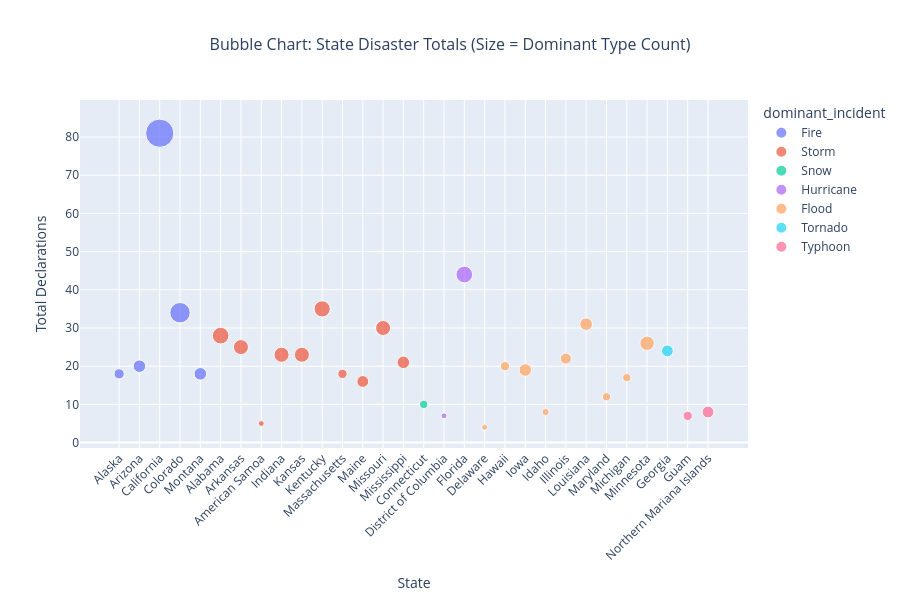

The notebook cell saved with this chart:
### Markdown cell above
### 3.5 Visualization 8: Bubble Chart (State Size by Incident Count)

### Code cell
# Aggregate total per state
state_totals = df.groupby(['state', 'stateName']).size().reset_index(name='total')

# Get dominant incident type count
state_totals = state_totals.merge(dominant_incident[['state', 'dominant_incident', 'dominant_count']], on='state')

# Create scatter/bubble plot
fig = px.scatter(state_totals.head(30),
                 x='stateName',
                 y='total',
                 size='dominant_count',
                 color='dominant_incident',
                 hover_name='stateName',
                 hover_data={'total': ':,', 'dominant_count': ':,'},
                 title='Bubble Chart: State Disaster Totals (Size = Dominant Type Count)',
                 labels={'total': 'Total Declarations', 'stateName': 'State'},
                 height=600)

fig.update_layout(
    title_font_size=16,
    title_x=0.5,
    xaxis_tickangle=-45,
    showlegend=True
)

fig.show()
fig.write_html('../Outputs/output_milestone-4/m4_viz8_bubble_chart.html')
print("✓ Visualization 8 saved")

### Figure 1 — Plotly figure (JSON) as saved in the notebook; plotly's stock layout.template omitted (floating-point values rounded to 4 significant figures)
{"data": [{"customdata": [[6], [9], [46], [24], [9]], "hovertemplate": "<b>%{hovertext}</b><br><br>dominant_incident=Fire<br>State=%{x}<br>Total Declarations=%{y:,}<br>dominant_count=%{customdata[0]:,}<extra></extra>", "hovertext": ["Alaska", "Arizona", "California", "Colorado", "Montana"], "legendgroup": "Fire", "marker": {"color": "#636efa", "size": [6, 9, 46, 24, 9], "sizemode": "area", "sizeref": 0.115, "symbol": "circle"}, "mode": "markers", "name": "Fire", "orientation": "v", "showlegend": true, "type": "scatter", "x": ["Alaska", "Arizona", "California", "Colorado", "Montana"], "xaxis": "x", "y": [18, 20, 81, 34, 18], "yaxis": "y"}, {"customdata": [[16], [13], [2], [13], [13], [15], [5], [8], [13], [9]], "hovertemplate": "<b>%{hovertext}</b><br><br>dominant_incident=Storm<br>State=%{x}<br>Total Declarations=%{y:,}<br>dominant_count=%{customdata[0]:,}<extra></extra>", "hovertext": ["Alabama", "Arkansas", "American Samoa", "Indiana", "Kansas", "Kentucky", "Massachusetts", "Maine", "Missouri", "Mississippi"], "legendgroup": "Storm", "marker": {"color": "#EF553B", "size": [16, 13, 2, 13, 13, 15, 5, 8, 13, 9], "sizemode": "area", "sizeref": 0.115, "symbol": "circle"}, "mode": "markers", "name": "Storm", "orientation": "v", "showlegend": true, "type": "scatter", "x": ["Alabama", "Arkansas", "American Samoa", "Indiana", "Kansas", "Kentucky", "Massachusetts", "Maine", "Missouri", "Mississippi"], "xaxis": "x", "y": [28, 25, 5, 23, 23, 35, 18, 16, 30, 21], "yaxis": "y"}, {"customdata": [[4]], "hovertemplate": "<b>%{hovertext}</b><br><br>dominant_incident=Snow<br>State=%{x}<br>Total Declarations=%{y:,}<br>dominant_count=%{customdata[0]:,}<extra></extra>", "hovertext": ["Connecticut"], "legendgroup": "Snow", "marker": {"color": "#00cc96", "size": [4], "sizemode": "area", "sizeref": 0.115, "symbol": "circle"}, "mode": "markers", "name": "Snow", "orientation": "v", "showlegend": true, "type": "scatter", "x": ["Connecticut"], "xaxis": "x", "y": [10], "yaxis": "y"}, {"customdata": [[2], [16]], "hovertemplate": "<b>%{hovertext}</b><br><br>dominant_incident=Hurricane<br>State=%{x}<br>Total Declarations=%{y:,}<br>dominant_count=%{customdata[0]:,}<extra></extra>", "hovertext": ["District of Columbia", "Florida"], "legendgroup": "Hurricane", "marker": {"color": "#ab63fa", "size": [2, 16], "sizemode": "area", "sizeref": 0.115, "symbol": "circle"}, "mode": "markers", "name": "Hurricane", "orientation": "v", "showlegend": true, "type": "scatter", "x": ["District of Columbia", "Florida"], "xaxis": "x", "y": [7, 44], "yaxis": "y"}, {"customdata": [[2], [5], [9], [3], [7], [9], [4], [4], [12]], "hovertemplate": "<b>%{hovertext}</b><br><br>dominant_incident=Flood<br>State=%{x}<br>Total Declarations=%{y:,}<br>dominant_count=%{customdata[0]:,}<extra></extra>", "hovertext": ["Delaware", "Hawaii", "Iowa", "Idaho", "Illinois", "Louisiana", "Maryland", "Michigan", "Minnesota"], "legendgroup": "Flood", "marker": {"color": "#FFA15A", "size": [2, 5, 9, 3, 7, 9, 4, 4, 12], "sizemode": "area", "sizeref": 0.115, "symbol": "circle"}, "mode": "markers", "name": "Flood", "orientation": "v", "showlegend": true, "type": "scatter", "x": ["Delaware", "Hawaii", "Iowa", "Idaho", "Illinois", "Louisiana", "Maryland", "Michigan", "Minnesota"], "xaxis": "x", "y": [4, 20, 19, 8, 22, 31, 12, 17, 26], "yaxis": "y"}, {"customdata": [[8]], "hovertemplate": "<b>%{hovertext}</b><br><br>dominant_incident=Tornado<br>State=%{x}<br>Total Declarations=%{y:,}<br>dominant_count=%{customdata[0]:,}<extra></extra>", "hovertext": ["Georgia"], "legendgroup": "Tornado", "marker": {"color": "#19d3f3", "size": [8], "sizemode": "area", "sizeref": 0.115, "symbol": "circle"}, "mode": "markers", "name": "Tornado", "orientation": "v", "showlegend": true, "type": "scatter", "x": ["Georgia"], "xaxis": "x", "y": [24], "yaxis": "y"}, {"customdata": [[5], [8]], "hovertemplate": "<b>%{hovertext}</b><br><br>dominant_incident=Typhoon<br>State=%{x}<br>Total Declarations=%{y:,}<br>dominant_count=%{customdata[0]:,}<extra></extra>", "hovertext": ["Guam", "Northern Mariana Islands"], "legendgroup": "Typhoon", "marker": {"color": "#FF6692", "size": [5, 8], "sizemode": "area", "sizeref": 0.115, "symbol": "circle"}, "mode": "markers", "name": "Typhoon", "orientation": "v", "showlegend": true, "type": "scatter", "x": ["Guam", "Northern Mariana Islands"], "xaxis": "x", "y": [7, 8], "yaxis": "y"}], "layout": {"height": 600, "legend": {"itemsizing": "constant", "title": {"text": "dominant_incident"}, "tracegroupgap": 0}, "showlegend": true, "title": {"font": {"size": 16}, "text": "Bubble Chart: State Disaster Totals (Size = Dominant Type Count)", "x": 0.5}, "xaxis": {"anchor": "y", "domain": [0, 1], "tickangle": -45, "title": {"text": "State"}}, "yaxis": {"anchor": "x", "domain": [0, 1], "title": {"text": "Total Declarations"}}}}
